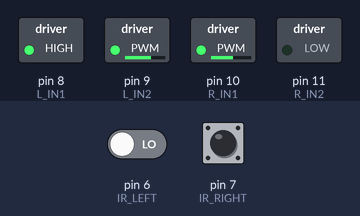
A sketch run on a simulated Arduino Nano, built with avr-gcc and run on an emulated ATmega328P. Shown: switched loads named in the sketch (green lamp = pin HIGH). Dashed ring = blinking. Inputs (shaded band) come from the test bench; at power-on: pin 7 (IR_RIGHT) HIGH, pin 6 (IR_LEFT) LOW. What the sketch prints to the serial monitor is not drawn.

Above: at 3.2 s.
3.3 s: pin 7 (IR_RIGHT) driven LOW
At 4.0 s:
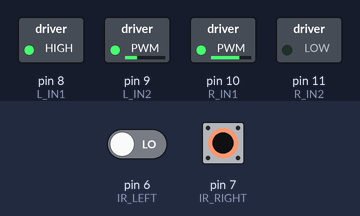
4.8 s: pin 6 (IR_LEFT) driven HIGH
At 5.2 s:
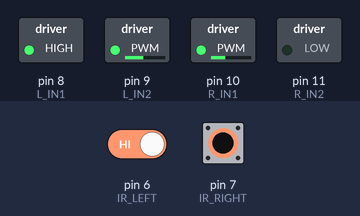
6.3 s: pin 7 (IR_RIGHT) driven HIGH
At 8.2 s:
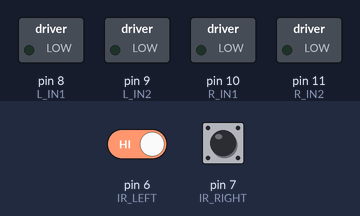
8.6 s: pin 6 (IR_LEFT) driven LOW
At 9.3 s:
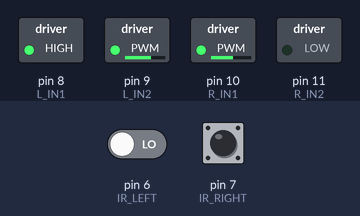
11.6 s: pin 7 (IR_RIGHT) pulsed LOW 2 times (0.12 s each, 0.3 s apart)
At 11.81 s:
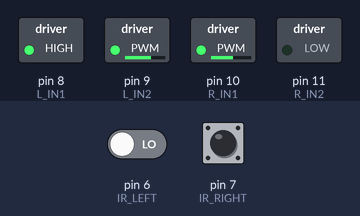
15.2 s: pin 6 (IR_LEFT) driven HIGH and pin 7 (IR_RIGHT) driven LOW
At 15.5 s:
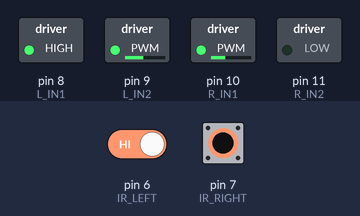
Timing chart, 0 to 18.2 s (numbered marks = the images above; inputs shaded):
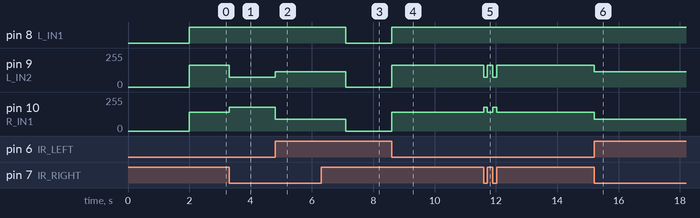

Measured:
- after the input at 3.3 s, pin 9 (L_IN2): 165/255 → 75/255 at once; pin 10 (R_IN1): 140/255 → 180/255 at once
- after the input at 4.8 s, pin 9 (L_IN2): 75/255 → 115/255 at once; pin 10 (R_IN1): 180/255 → 90/255 at once
- after the input at 6.3 s, pin 8 (L_IN1): HIGH → LOW after 0.80 s; pin 9 (L_IN2): 115/255 → 0/255 after 0.80 s; pin 10 (R_IN1): 90/255 → 0/255 after 0.80 s
- after the input at 8.6 s, pin 8 (L_IN1): LOW → HIGH at once; pin 9 (L_IN2): 0/255 → 165/255 at once; pin 10 (R_IN1): 0/255 → 140/255 at once
- after the input at 11.6 s, pin 9 (L_IN2): alternates 165/255 for 0.18 s and 75/255 for 0.12 s, 4 changes in all, then stays 165/255, starting at once; pin 10 (R_IN1): alternates 180/255 for 0.12 s and 140/255 for 0.18 s, 4 changes in all, then stays 140/255, starting at once
- after the input at 15.2 s, pin 9 (L_IN2): 165/255 → 115/255 at once; pin 10 (R_IN1): 140/255 → 90/255 at once

The sketch:

LineFollower.ino
```cpp
// (licence header left out)
// ─── Pin Definitions ────────────────────────────────────────
#define IR_LEFT    6    // Left  IR sensor output
#define IR_RIGHT   7    // Right IR sensor output

#define L_IN1      8    // Left  motor — direction pin A
#define L_IN2      9    // Left  motor — direction pin B (PWM)
#define R_IN1     10    // Right motor — direction pin A (PWM)
#define R_IN2     11    // Right motor — direction pin B (PWM)

// ─── Speed Settings ─────────────────────────────────────────
// Range 0–255. Lower = slower but more stable on sharp turns.
#define SPEED_FWD    180   // Forward speed (both motors)
#define SPEED_TURN   140   // Inner motor speed while turning
#define SPEED_PIVOT   90   // Speed during corrective pivot

// ─── Timing ─────────────────────────────────────────────────
#define LOST_TIMEOUT  800  // ms — if both sensors off this long, stop

// ─── State machine ──────────────────────────────────────────
enum RobotState { FOLLOWING, TURNING_LEFT, TURNING_RIGHT, LOST, STOPPED };
RobotState currentState = FOLLOWING;

unsigned long lostTimer = 0;

// ─── Motor helpers ──────────────────────────────────────────

/** Run left motor forward at given speed (0–255). */
void leftForward(uint8_t spd) {
  digitalWrite(L_IN1, HIGH);
  analogWrite (L_IN2, 255 - spd);   // IN2 acts as active-low PWM
}

/** Run right motor forward at given speed (0–255). */
void rightForward(uint8_t spd) {
  analogWrite (R_IN1, spd);
  digitalWrite(R_IN2, LOW);
}

/** Brake left motor (fast stop). */
void leftStop() {
  digitalWrite(L_IN1, LOW);
  digitalWrite(L_IN2, LOW);
}

/** Brake right motor (fast stop). */
void rightStop() {
  digitalWrite(R_IN1, LOW);
  digitalWrite(R_IN2, LOW);
}

/** Move both motors forward. */
void goForward() {
  leftForward(SPEED_FWD);
  rightForward(SPEED_FWD);
}

/** Pivot left: right forward, left slow/stopped. */
void turnLeft() {
  leftForward(SPEED_PIVOT);
  rightForward(SPEED_TURN);
}

/** Pivot right: left forward, right slow/stopped. */
void turnRight() {
  leftForward(SPEED_TURN);
  rightForward(SPEED_PIVOT);
}

/** Full stop. */
void stopMotors() {
  leftStop();
  rightStop();
}

// ─── Setup ──────────────────────────────────────────────────
void setup() {
  // Sensor inputs
  pinMode(IR_LEFT,  INPUT);
  pinMode(IR_RIGHT, INPUT);

  // Motor outputs
  pinMode(L_IN1, OUTPUT);
  pinMode(L_IN2, OUTPUT);
  pinMode(R_IN1, OUTPUT);
  pinMode(R_IN2, OUTPUT);

  stopMotors();

  Serial.begin(115200);
  Serial.println(F("Line Follower Ready."));

  // Short delay before starting so you can place the robot
  delay(2000);
}

// ─── Main Loop ──────────────────────────────────────────────
void loop() {
  bool leftOnLine  = (digitalRead(IR_LEFT)  == LOW);  // LOW = black line
  bool rightOnLine = (digitalRead(IR_RIGHT) == LOW);

  // ── Decision table ──────────────────────────────────────
  //  Left  | Right | Action
  //  ──────┼───────┼──────────────────────────────────────
  //  ON    | ON    | Forward  (centred on line)
  //  ON    | OFF   | Turn left  (drifted right)
  //  OFF   | ON    | Turn right (drifted left)
  //  OFF   | OFF   | Lost — keep last correction briefly

  if (leftOnLine && rightOnLine) {
    // Perfectly centred
    currentState = FOLLOWING;
    lostTimer = 0;
    goForward();

  } else if (leftOnLine && !rightOnLine) {
    // Robot drifted right → correct left
    currentState = TURNING_LEFT;
    lostTimer = 0;
    turnLeft();

  } else if (!leftOnLine && rightOnLine) {
    // Robot drifted left → correct right
    currentState = TURNING_RIGHT;
    lostTimer = 0;
    turnRight();

  } else {
    // Both sensors off line
    if (currentState != LOST) {
      lostTimer = millis();
      currentState = LOST;
    }

    if (millis() - lostTimer < LOST_TIMEOUT) {
      // Continue last correction hoping to re-acquire line
      // (Motors keep their last PWM values — no new command)
    } else {
      // Truly lost — stop to prevent runaway
      currentState = STOPPED;
      stopMotors();
      Serial.println(F("Line lost. Stopped."));
    }
  }

  // ── Serial debug (comment out for faster loop) ──────────
  Serial.print(F("L:"));  Serial.print(leftOnLine);
  Serial.print(F(" R:")); Serial.print(rightOnLine);
  Serial.print(F(" State:"));
  switch(currentState) {
    case FOLLOWING:     Serial.println(F("FWD"));   break;
    case TURNING_LEFT:  Serial.println(F("LEFT"));  break;
    case TURNING_RIGHT: Serial.println(F("RIGHT")); break;
    case LOST:          Serial.println(F("LOST"));  break;
    case STOPPED:       Serial.println(F("STOP"));  break;
  }
}
```
